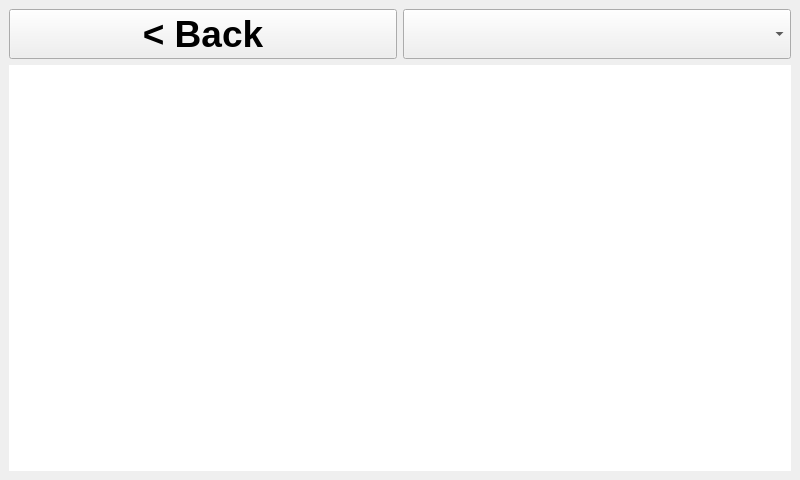
<?xml version="1.0" encoding="UTF-8"?>
<ui version="4.0">
 <class>LogWindow</class>
 <widget class="QMainWindow" name="LogWindow">
  <property name="geometry">
   <rect>
    <x>0</x>
    <y>0</y>
    <width>800</width>
    <height>480</height>
   </rect>
  </property>
  <property name="sizePolicy">
   <sizepolicy hsizetype="Fixed" vsizetype="Fixed">
    <horstretch>0</horstretch>
    <verstretch>0</verstretch>
   </sizepolicy>
  </property>
  <property name="minimumSize">
   <size>
    <width>800</width>
    <height>480</height>
   </size>
  </property>
  <property name="maximumSize">
   <size>
    <width>800</width>
    <height>480</height>
   </size>
  </property>
  <property name="cursor">
   <cursorShape>ArrowCursor</cursorShape>
  </property>
  <property name="windowTitle">
   <string>Logs</string>
  </property>
  <property name="styleSheet">
   <string notr="true"/>
  </property>
  <widget class="QWidget" name="centralwidget">
   <layout class="QVBoxLayout" name="verticalLayout_2">
    <item>
     <layout class="QHBoxLayout" name="horizontalLayout">
      <item>
       <widget class="QPushButton" name="button_back">
        <property name="maximumSize">
         <size>
          <width>5000</width>
          <height>300</height>
         </size>
        </property>
        <property name="font">
         <font>
          <pointsize>28</pointsize>
          <weight>75</weight>
          <bold>true</bold>
         </font>
        </property>
        <property name="text">
         <string>&lt; Back</string>
        </property>
        <property name="cssClass" stdset="0">
         <string>btn-inverted</string>
        </property>
       </widget>
      </item>
      <item>
       <widget class="QComboBox" name="selection_logs">
        <property name="minimumSize">
         <size>
          <width>105</width>
          <height>38</height>
         </size>
        </property>
        <property name="maximumSize">
         <size>
          <width>5000</width>
          <height>100</height>
         </size>
        </property>
        <property name="font">
         <font>
          <pointsize>14</pointsize>
          <weight>75</weight>
          <bold>true</bold>
         </font>
        </property>
        <property name="maxVisibleItems">
         <number>11</number>
        </property>
       </widget>
      </item>
     </layout>
    </item>
    <item>
     <widget class="QTextBrowser" name="text_display">
      <property name="font">
       <font>
        <pointsize>12</pointsize>
       </font>
      </property>
      <property name="frameShape">
       <enum>QFrame::NoFrame</enum>
      </property>
      <property name="frameShadow">
       <enum>QFrame::Plain</enum>
      </property>
      <property name="horizontalScrollBarPolicy">
       <enum>Qt::ScrollBarAsNeeded</enum>
      </property>
      <property name="lineWrapMode">
       <enum>QTextEdit::NoWrap</enum>
      </property>
     </widget>
    </item>
   </layout>
  </widget>
 </widget>
 <resources/>
 <connections/>
</ui>
